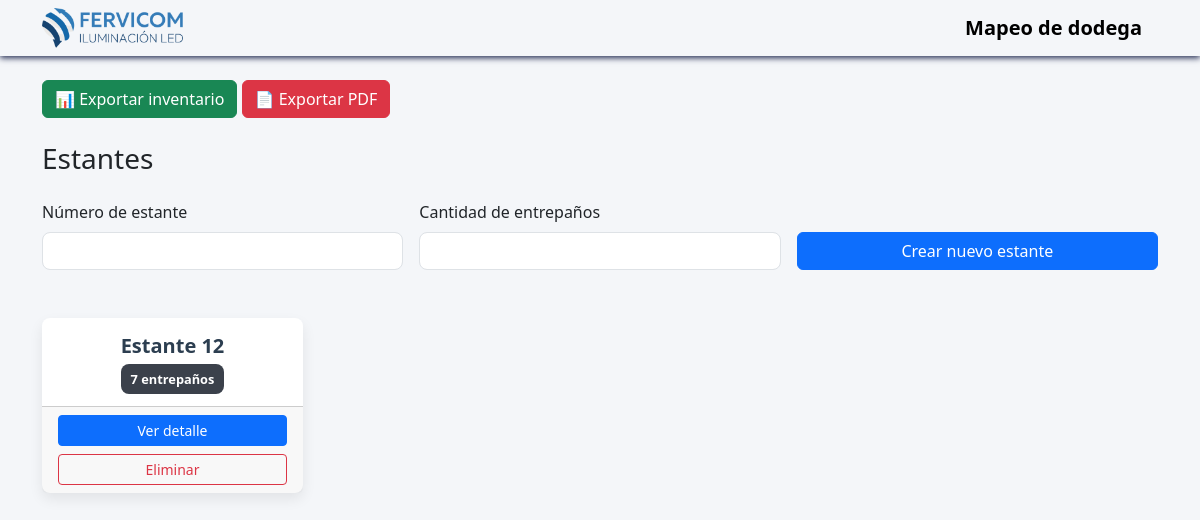
Before: / with the older database file.
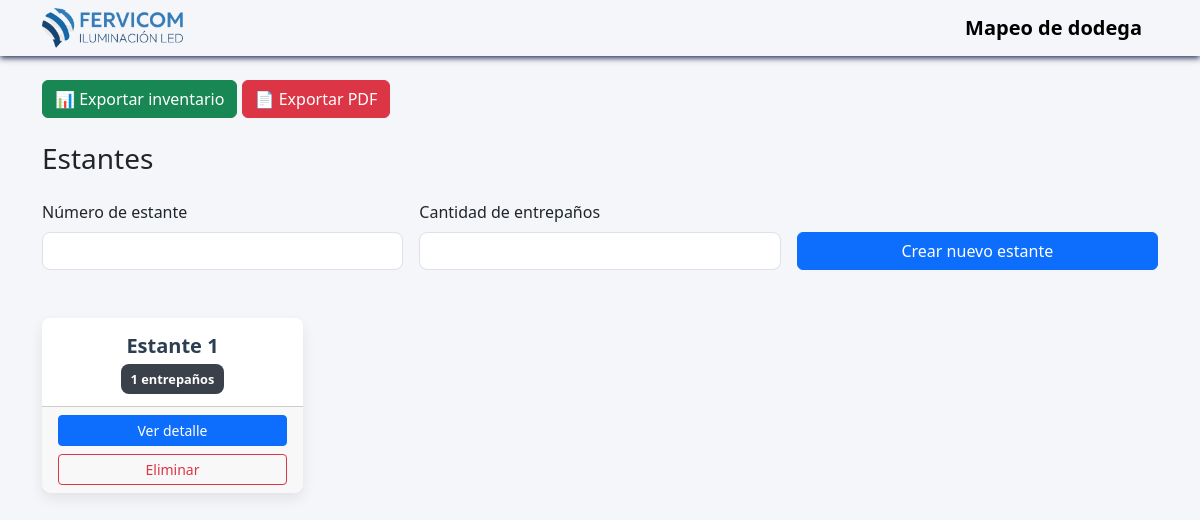
After: the same page with the newer database file.
### models.py (models this page shows)
class Estante(db.Model):
    __tablename__ = "estantes"
    id = db.Column(db.Integer, primary_key=True)
    numero = db.Column(db.Integer, nullable=False, unique=True)
    total_entrepanos= db.Column(db.Integer,nullable=False)
    entrepano = db.relationship(
        "Entrepano",
        backref="estante",
        cascade="all, delete-orphan"
    )

### app.py (the view, shortened to what this page needs)
@app.route("/",methods=["GET","POST"])
def estantes():
    estantes = Estante.query.order_by(Estante.numero).all()
    return render_template("estantes.html", estantes=estantes)

### templates/estantes.html (shortened to what this page needs)
{% extends "base.html" %}
{% block content %}
<h3 class="mb-4">Estantes</h3>
<div>
    <form method="POST" class="row g-3 mb-5">
        <div class="col-md-4">
            <label class="form-label">Número de estante</label>
            <input type="number" name="numero" class="form-control" required>
        </div>
        <div class="col-md-4">
            <label class="form-label">Cantidad de entrepaños</label>
            <input type="number" name="total_entrepanos" min="1" max="10" class="form-control" required>
        </div>
        <div class="col-md-4 d-flex align-items-end">
            <button class="btn btn-primary w-100">Crear nuevo estante</button>
        </div>
    </form>
</div>
<div class="row">
    {% for estante in estantes %}
    <div class="col-12 col-sm-6 col-md-4 col-lg-3">
        <div class="card h-100 text-center">
            <div class="card-body">
                <h5 class="card-title">Estante {{ estante.numero }}</h5>
                <span class="badge-count">
                    <b>{{ estante.entrepano|length }} entrepaños</b>
                </span>
            </div>
            <div class="card-footer d-grid gap-2">
                <a href="{{ url_for('detalle_estante', estante_id=estante.id) }}"
                   class="btn btn-primary btn-sm">
                    Ver detalle
                </a>
                <form method="POST"
                      action="{{ url_for('eliminar_estante', estante_id=estante.id) }}">
                    <button class="btn btn-outline-danger btn-sm">
                        Eliminar
                    </button>
                </form>
            </div>
        </div>
    </div>
    {% endfor %}
</div>
{% endblock %}

Changed rows visible on the page:
changed Estante: numero "12" → "1"; entrepano|length "7" → "1"
